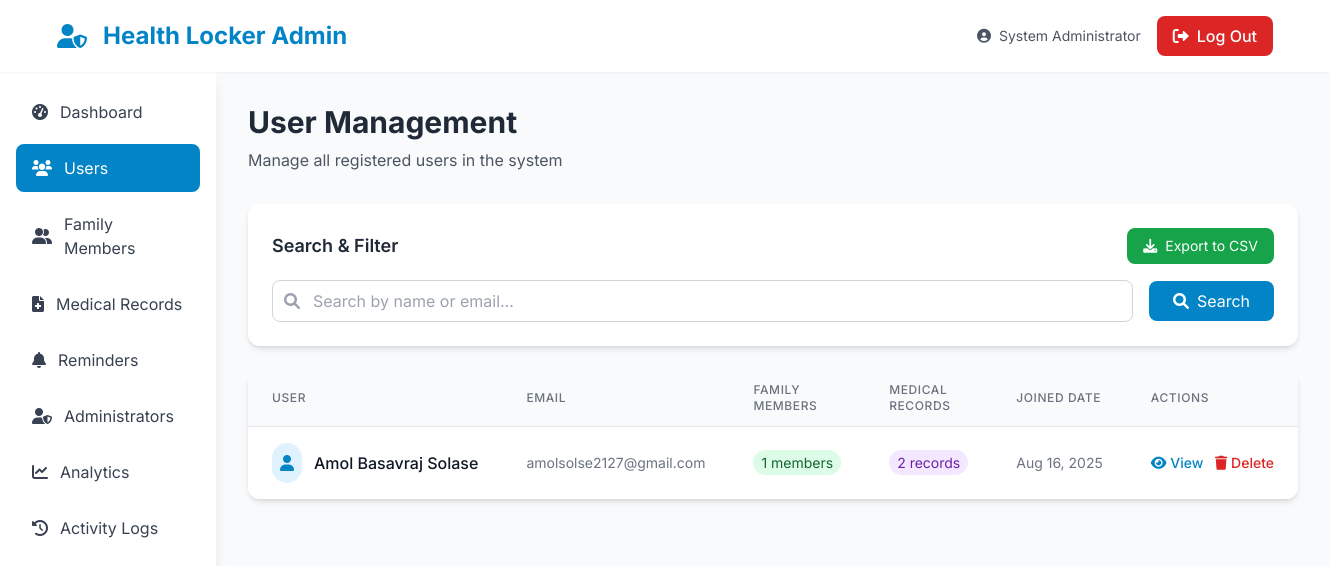
Page /admin/users.php (signed in) on the committed database.
### tables this page shows
CREATE TABLE `users` (
  `id` int(11) NOT NULL,
  `name` varchar(255) NOT NULL,
  `email` varchar(255) NOT NULL,
  `password` varchar(255) NOT NULL,
  `created_at` timestamp NOT NULL DEFAULT current_timestamp()
);

### admin/users.php (the view, shortened to what this page needs)
<?php
require_once '../config/config.php';
$admin_name = $_SESSION['admin_name'] ?? 'Admin';
$search = isset($_GET['search']) ? $_GET['search'] : '';
$users = [];
try {
    $sql = "
        SELECT u.id, u.name, u.email, u.created_at,
               COUNT(DISTINCT fm.id) as family_members_count,
               COUNT(DISTINCT mr.id) as medical_records_count
        FROM users u
        LEFT JOIN family_members fm ON u.id = fm.user_id
        LEFT JOIN medical_records mr ON fm.id = mr.member_id
    ";
    $sql .= " GROUP BY u.id ORDER BY u.created_at DESC";
    $stmt = $pdo->prepare($sql);
    if (!empty($search)) {
        $searchTerm = "%$search%";
        $stmt->execute([$searchTerm, $searchTerm]);
    } else {
        $stmt->execute();
    }
    $users = $stmt->fetchAll(PDO::FETCH_ASSOC);
} catch (PDOException $e) {
    $message = "Error fetching users: " . $e->getMessage();
    $message_type = 'error';
}
?>
<!DOCTYPE html>
<html lang="en">
<head>
    <script src="https://cdn.tailwindcss.com"></script>
    <link rel="stylesheet" href="https://cdnjs.cloudflare.com/ajax/libs/font-awesome/6.0.0/css/all.min.css">
</head>
<body class="bg-gray-50 font-sans">
    <header class="bg-white shadow-sm sticky top-0 z-50">
        <div class="container mx-auto px-4 sm:px-6 lg:px-8">
            <nav class="flex justify-between items-center py-4">
                <div class="flex items-center space-x-4">
                    <i class="fas fa-user-shield text-2xl text-primary-600"></i>
                    <a href="dashboard.php" class="text-2xl font-bold text-primary-600">Health Locker Admin</a>
                </div>
                <div class="flex items-center space-x-4">
                    <span class="text-gray-600 text-sm"><i class="fas fa-user-circle mr-2"></i><?php echo htmlspecialchars($admin_name); ?></span>
                    <a href="logout.php" class="px-4 py-2 bg-red-600 text-white rounded-lg hover:bg-red-700 transition-colors duration-200 font-medium">
                        <i class="fas fa-sign-out-alt mr-2"></i>Log Out
                    </a>
                </div>
            </nav>
        </div>
    </header>
    <div class="flex">
        <aside class="w-64 bg-white shadow-lg min-h-screen">
            <nav class="p-4">
                <ul class="space-y-2">
                    <li>
                        <a href="dashboard.php" class="flex items-center px-4 py-3 text-gray-700 hover:bg-primary-50 hover:text-primary-600 rounded-lg transition-colors">
                            <i class="fas fa-tachometer-alt mr-3"></i>
                            Dashboard
                        </a>
                    </li>
                    <li>
                        <a href="users.php" class="flex items-center px-4 py-3 text-white bg-primary-600 rounded-lg">
                            <i class="fas fa-users mr-3"></i>
                            Users
                        </a>
                    </li>
                    <li>
                        <a href="family_members.php" class="flex items-center px-4 py-3 text-gray-700 hover:bg-primary-50 hover:text-primary-600 rounded-lg transition-colors">
                            <i class="fas fa-user-friends mr-3"></i>
                            Family Members
                        </a>
                    </li>
                    <li>
                        <a href="medical_records.php" class="flex items-center px-4 py-3 text-gray-700 hover:bg-primary-50 hover:text-primary-600 rounded-lg transition-colors">
                            <i class="fas fa-file-medical mr-3"></i>
                            Medical Records
                        </a>
                    </li>
                    <li>
                        <a href="reminders.php" class="flex items-center px-4 py-3 text-gray-700 hover:bg-primary-50 hover:text-primary-600 rounded-lg transition-colors">
                            <i class="fas fa-bell mr-3"></i>
                            Reminders
                        </a>
                    </li>
                    <li>
                        <a href="admins.php" class="flex items-center px-4 py-3 text-gray-700 hover:bg-primary-50 hover:text-primary-600 rounded-lg transition-colors">
                            <i class="fas fa-user-shield mr-3"></i>
                            Administrators
                        </a>
                    </li>
                    <li>
                        <a href="analytics.php" class="flex items-center px-4 py-3 text-gray-700 hover:bg-primary-50 hover:text-primary-600 rounded-lg transition-colors">
                            <i class="fas fa-chart-line mr-3"></i>
                            Analytics
                        </a>
                    </li>
                    <li>
                        <a href="activity_logs.php" class="flex items-center px-4 py-3 text-gray-700 hover:bg-primary-50 hover:text-primary-600 rounded-lg transition-colors">
                            <i class="fas fa-history mr-3"></i>
                            Activity Logs
                        </a>
                    </li>
                </ul>
            </nav>
        </aside>
        <main class="flex-1 p-8">
            <div class="mb-8">
                <h1 class="text-3xl font-bold text-gray-800">User Management</h1>
                <p class="text-gray-600 mt-2">Manage all registered users in the system</p>
            </div>
            <div class="bg-white rounded-xl shadow-md p-6 mb-6">
                <div class="flex justify-between items-center mb-4">
                    <h3 class="text-lg font-semibold text-gray-800">Search & Filter</h3>
                    <a href="export.php?type=users&format=csv" class="px-4 py-2 bg-green-600 text-white rounded-lg hover:bg-green-700 transition-colors text-sm">
                        <i class="fas fa-download mr-2"></i>Export to CSV
                    </a>
                </div>
                <form method="GET" action="users.php" class="flex items-center space-x-4">
                    <div class="flex-1">
                        <div class="relative">
                            <div class="absolute inset-y-0 left-0 pl-3 flex items-center pointer-events-none">
                            </div>
                            <input
                                type="text"
                                name="search"
                                value="<?php echo htmlspecialchars($search); ?>"
                                placeholder="Search by name or email..."
                                class="pl-10 w-full py-2 px-3 border border-gray-300 rounded-lg focus:outline-none focus:ring-2 focus:ring-primary-500 focus:border-primary-500"
                            >
                        </div>
                    </div>
                    <button type="submit" class="px-6 py-2 bg-primary-600 text-white rounded-lg hover:bg-primary-700 transition-colors">
                        <i class="fas fa-search mr-2"></i>Search
                    </button>
                </form>
            </div>
            <div class="bg-white rounded-xl shadow-md overflow-hidden">
                <div class="overflow-x-auto">
                    <table class="min-w-full divide-y divide-gray-200">
                        <thead class="bg-gray-50">
                            <tr>
                                <th class="px-6 py-3 text-left text-xs font-medium text-gray-500 uppercase tracking-wider">User</th>
                                <th class="px-6 py-3 text-left text-xs font-medium text-gray-500 uppercase tracking-wider">Email</th>
                                <th class="px-6 py-3 text-left text-xs font-medium text-gray-500 uppercase tracking-wider">Family Members</th>
                                <th class="px-6 py-3 text-left text-xs font-medium text-gray-500 uppercase tracking-wider">Medical Records</th>
                                <th class="px-6 py-3 text-left text-xs font-medium text-gray-500 uppercase tracking-wider">Joined Date</th>
                                <th class="px-6 py-3 text-left text-xs font-medium text-gray-500 uppercase tracking-wider">Actions</th>
                            </tr>
                        </thead>
                        <tbody class="bg-white divide-y divide-gray-200">
                            <?php if (!empty($users)): ?>
                                <?php foreach ($users as $user): ?>
                                    <tr class="hover:bg-gray-50 transition-colors">
                                        <td class="px-6 py-4 whitespace-nowrap">
                                            <div class="flex items-center">
                                                <div class="bg-primary-100 rounded-full p-2 mr-3">
                                                    <i class="fas fa-user text-primary-600"></i>
                                                </div>
                                                <div class="font-medium text-gray-900"><?php echo htmlspecialchars($user['name']); ?></div>
                                            </div>
                                        </td>
                                        <td class="px-6 py-4 whitespace-nowrap text-sm text-gray-500">
                                            <?php echo htmlspecialchars($user['email']); ?>
                                        </td>
                                        <td class="px-6 py-4 whitespace-nowrap text-sm text-gray-500">
                                            <span class="px-2 py-1 bg-green-100 text-green-800 rounded-full">
                                                <?php echo $user['family_members_count']; ?> members
                                            </span>
                                        </td>
                                        <td class="px-6 py-4 whitespace-nowrap text-sm text-gray-500">
                                            <span class="px-2 py-1 bg-purple-100 text-purple-800 rounded-full">
                                                <?php echo $user['medical_records_count']; ?> records
                                            </span>
                                        </td>
                                        <td class="px-6 py-4 whitespace-nowrap text-sm text-gray-500">
                                            <?php echo date('M d, Y', strtotime($user['created_at'])); ?>
                                        </td>
                                        <td class="px-6 py-4 whitespace-nowrap text-sm font-medium space-x-2">
                                            <button onclick="viewUser(<?php echo $user['id']; ?>)" class="text-primary-600 hover:text-primary-900">
                                                <i class="fas fa-eye"></i> View
                                            </button>
                                            <button onclick="confirmDelete(<?php echo $user['id']; ?>, '<?php echo htmlspecialchars($user['name']); ?>')" class="text-red-600 hover:text-red-900">
                                                <i class="fas fa-trash"></i> Delete
                                            </button>
                                        </td>
                                    </tr>
                                <?php endforeach; ?>
                            <?php endif; ?>
                        </tbody>
                    </table>
                </div>
            </div>
        </main>
    </div>
</body>
</html>

### rows in the picture
users: name "Amol Basavraj Solase", email "amolsolse2127@gmail.com", family_members_count "1", medical_records_count "2", created_at "Aug 16, 2025"

### other values in the picture
$admin_name "System Administrator"
